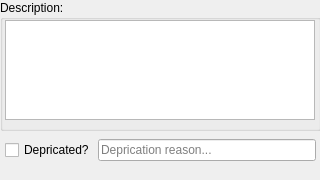
<?xml version="1.0" encoding="UTF-8"?>
<ui version="4.0">
 <class>SIDescribeWidget</class>
 <widget class="QWidget" name="SIDescribeWidget">
  <property name="geometry">
   <rect>
    <x>0</x>
    <y>0</y>
    <width>320</width>
    <height>180</height>
   </rect>
  </property>
  <property name="windowTitle">
   <string>Form</string>
  </property>
  <widget class="QWidget" name="verticalLayoutWidget">
   <property name="geometry">
    <rect>
     <x>0</x>
     <y>0</y>
     <width>321</width>
     <height>131</height>
    </rect>
   </property>
   <layout class="QVBoxLayout" name="verticalLayout">
    <item>
     <widget class="QGroupBox" name="groupBoxDescribe">
      <property name="title">
       <string>Description:</string>
      </property>
      <widget class="QPlainTextEdit" name="plainTextEdit">
       <property name="geometry">
        <rect>
         <x>5</x>
         <y>20</y>
         <width>310</width>
         <height>100</height>
        </rect>
       </property>
      </widget>
     </widget>
    </item>
   </layout>
  </widget>
  <widget class="QWidget" name="horizontalLayoutWidget">
   <property name="geometry">
    <rect>
     <x>0</x>
     <y>130</y>
     <width>321</width>
     <height>41</height>
    </rect>
   </property>
   <layout class="QHBoxLayout" name="horizontalLayout">
    <property name="spacing">
     <number>3</number>
    </property>
    <property name="leftMargin">
     <number>5</number>
    </property>
    <property name="rightMargin">
     <number>5</number>
    </property>
    <item>
     <widget class="QCheckBox" name="checkDepricated">
      <property name="text">
       <string>Depricated?</string>
      </property>
     </widget>
    </item>
    <item>
     <widget class="QLineEdit" name="lineEdit">
      <property name="inputMask">
       <string notr="true"/>
      </property>
      <property name="text">
       <string notr="true"/>
      </property>
      <property name="maxLength">
       <number>511</number>
      </property>
      <property name="placeholderText">
       <string>Deprication reason...</string>
      </property>
     </widget>
    </item>
   </layout>
  </widget>
 </widget>
 <tabstops>
  <tabstop>plainTextEdit</tabstop>
  <tabstop>checkDepricated</tabstop>
  <tabstop>lineEdit</tabstop>
 </tabstops>
 <resources/>
 <connections/>
</ui>
